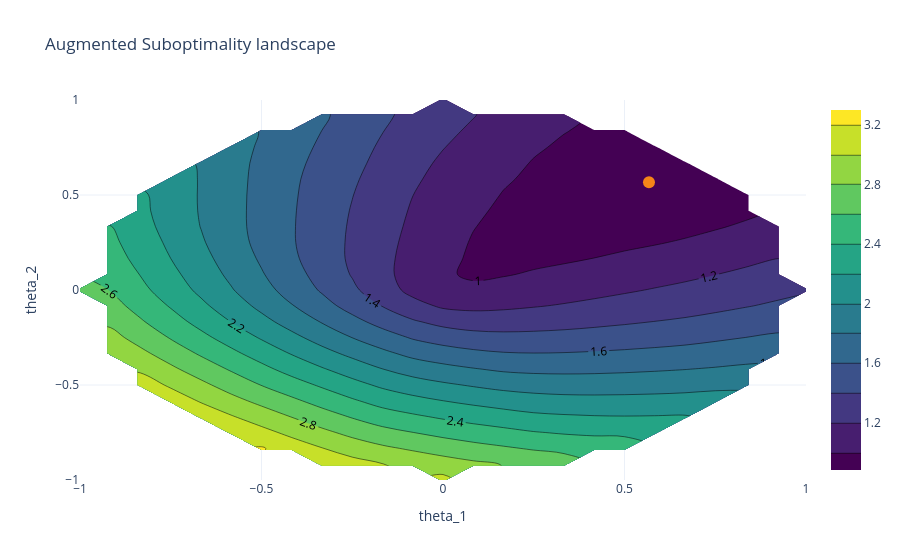

The cell this chart's notebook holds for it:
### Code cell
landscape = plot_loss_landscape_2d(
    problem, dataset, io.AugmentedSuboptimalityLoss(), resolution=25, result=asl_result
)
landscape.show()

### Figure 1 — Plotly figure (JSON) as saved in the notebook; plotly's stock layout.template omitted (floating-point values rounded to 4 significant figures; data arrays with more than 128 entries replaced by an {"elided": "..."} marker saying what was removed)
{"data": [{"colorscale": [[0.0, "#440154"], [0.1111, "#482878"], [0.2222, "#3e4989"], [0.3333, "#31688e"], [0.4444, "#26828e"], [0.5556, "#1f9e89"], [0.6667, "#35b779"], [0.7778, "#6ece58"], [0.8889, "#b5de2b"], [1.0, "#fde725"]], "contours": {"showlabels": true}, "type": "contour", "x": [-1.0, -0.9167, -0.8333, -0.75, -0.6667, -0.5833, -0.5, -0.4167, -0.3333, -0.25, -0.1667, -0.08333, 0.0, 0.08333, 0.1667, 0.25, 0.3333, 0.4167, 0.5, 0.5833, 0.6667, 0.75, 0.8333, 0.9167, 1.0], "y": [-1.0, -0.9167, -0.8333, -0.75, -0.6667, -0.5833, -0.5, -0.4167, -0.3333, -0.25, -0.1667, -0.08333, 0.0, 0.08333, 0.1667, 0.25, 0.3333, 0.4167, 0.5, 0.5833, 0.6667, 0.75, 0.8333, 0.9167, 1.0], "z": {"elided": "25x25 float values"}}, {"marker": {"color": "#F58518", "size": 12}, "mode": "markers", "name": "estimate", "type": "scatter", "x": [0.5674], "y": [0.5672]}], "layout": {"title": {"text": "Augmented Suboptimality landscape"}, "xaxis": {"title": {"text": "theta_1"}}, "yaxis": {"title": {"text": "theta_2"}}}}
